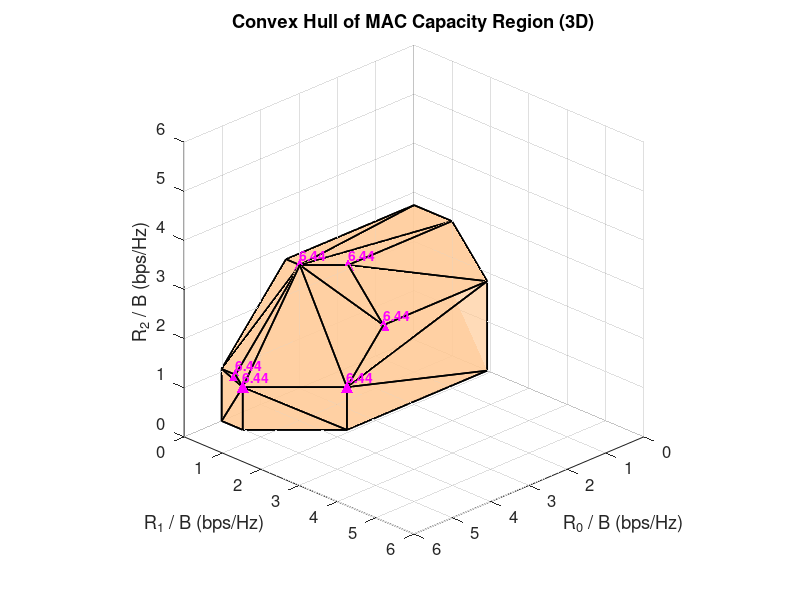

MATLAB code to generate this figure:
clc; clear all; close all;

% === (1) 평면상의 9개 점 정의 ===
P_plane = [
    5.02, 0,    0;      % R0 axis
    0,    1.91, 0;      % R1 axis 
    5.02, 0.55, 0;      % p_xy_r sum = 5.58
    3.66, 1.91, 0;      % p_xy_b

    0,    0,    2.74;   % R2 axis
    0,    1.91, 1.82;   % p_yz_r sum = 3.73
    0,    0.99, 2.74;   % p_yz_b

    5.02, 0,    1.06;   % p_xz_r
    3.34, 0,    2.74;   % p_xz_b sum = 6.08
];

% === (2) 공간상의 6개 roof 점 정의 ===
P_roof = [
    5.02, 0.55, 0.87;   % p3d_xy_r
    3.66, 1.91, 0.87;   % p3d_xy_b
    2.71, 1.91, 1.82;   % p3d_yz_r
    2.71, 0.99, 2.74;   % p3d_yz_b
    5.02, 0.36, 1.06;   % p3d_xz_r
    3.34, 0.36, 2.74;   % p3d_xz_b
];

% === (3) 전체 점 병합 ===
P = [P_plane; P_roof];

% === (4) Convex Hull 계산 ===
K = convhull(P(:,1), P(:,2), P(:,3));

% === (5) 3D Convex Polyhedron 그리기 ===
figure();
camzoom(1.2); 
trisurf(K, P(:,1), P(:,2), P(:,3), ...
        'FaceAlpha', 0.7, ...
        'FaceColor', [1 0.8 0.6], ...
        'EdgeColor', 'k', ...
        'LineWidth', 1.2);
hold on; grid on;
xlim([0 6]); ylim([0 6]); zlim([0 6]);
% === (6) 시각화 설정 ===
xlabel('R_0 / B (bps/Hz)', 'FontSize', 12);
ylabel('R_1 / B (bps/Hz)', 'FontSize', 12);
zlabel('R_2 / B (bps/Hz)', 'FontSize', 12);
title('Convex Hull of MAC Capacity Region (3D)', 'FontSize', 14);
axis vis3d;
view([-45, 25]);
set(gca, ...
    'XDir', 'reverse', ...
    'YDir', 'reverse', ...
    'BoxStyle', 'full', ...
    'FontSize', 12);
% === (6.5) 공간상 점 마커 표시 및 Sum Rate 텍스트 ===
C_sum = 6.44;  % 예시: 미리 계산된 sum rate


% 각 점과 색상 지정
scatter3(P_roof(:,1), P_roof(:,2), P_roof(:,3), ...
         80, '^', 'filled', 'MarkerFaceColor', 'm');

% Sum rate 텍스트 추가
for i = 1:size(P_roof,1)
    pt = P_roof(i,:);
    text(pt(1), pt(2), pt(3)+0.2, sprintf('%.2f', C_sum), ...
         'FontSize', 10, 'Color', 'm', 'FontWeight', 'bold');
end


% === 저장 ===
print(gcf, 'fig/hw7_com_convex_hull_3D.eps', '-depsc2');
